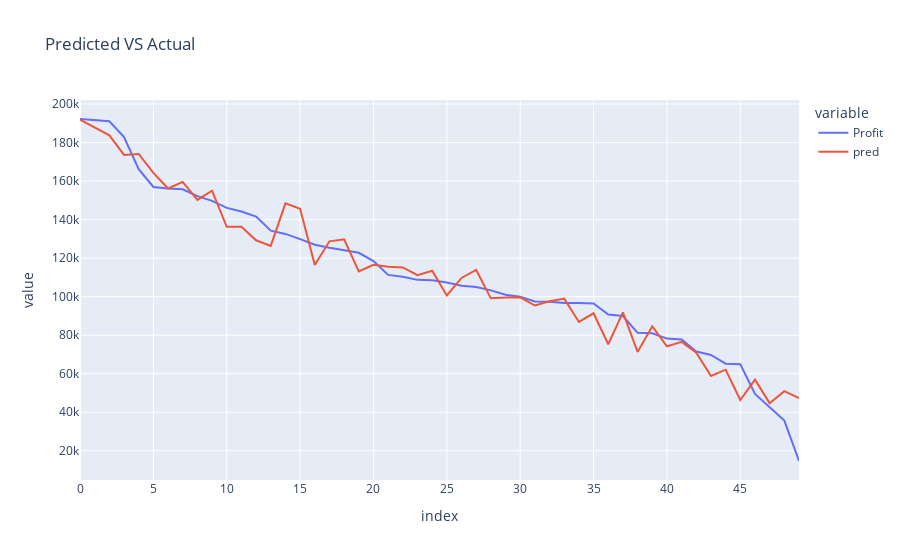

Notebook cell for this chart:
### Code cell
px.line(df,y = ['Profit','pred'],title='Predicted VS Actual')

### Figure 1 — Plotly figure (JSON) as saved in the notebook; plotly's stock layout.template omitted (floating-point values rounded to 4 significant figures)
{"data": [{"hovertemplate": "variable=Profit<br>index=%{x}<br>value=%{y}<extra></extra>", "legendgroup": "Profit", "line": {"color": "#636efa", "dash": "solid"}, "marker": {"symbol": "circle"}, "mode": "lines", "name": "Profit", "orientation": "v", "showlegend": true, "type": "scatter", "x": [0, 1, 2, 3, 4, 5, 6, 7, 8, 9, 10, 11, 12, 13, 14, 15, 16, 17, 18, 19, 20, 21, 22, 23, 24, 25, 26, 27, 28, 29, 30, 31, 32, 33, 34, 35, 36, 37, 38, 39, 40, 41, 42, 43, 44, 45, 46, 47, 48, 49], "xaxis": "x", "y": [192300.0, 191800.0, 191100.0, 182900.0, 166200.0, 157000.0, 156100.0, 155800.0, 152200.0, 149800.0, 146100.0, 144300.0, 141600.0, 134300.0, 132600.0, 129900.0, 127000.0, 125400.0, 124300.0, 122800.0, 118500.0, 111300.0, 110400.0, 108700.0, 108600.0, 107400.0, 105700.0, 105000.0, 103300.0, 101000.0, 99940.0, 97480.0, 97430.0, 96780.0, 96710.0, 96480.0, 90710.0, 89950.0, 81230.0, 81010.0, 78240.0, 77800.0, 71500.0, 69760.0, 65200.0, 64930.0, 49490.0, 42560.0, 35670.0, 14680.0], "yaxis": "y"}, {"hovertemplate": "variable=pred<br>index=%{x}<br>value=%{y}<extra></extra>", "legendgroup": "pred", "line": {"color": "#EF553B", "dash": "solid"}, "marker": {"symbol": "circle"}, "mode": "lines", "name": "pred", "orientation": "v", "showlegend": true, "type": "scatter", "x": [0, 1, 2, 3, 4, 5, 6, 7, 8, 9, 10, 11, 12, 13, 14, 15, 16, 17, 18, 19, 20, 21, 22, 23, 24, 25, 26, 27, 28, 29, 30, 31, 32, 33, 34, 35, 36, 37, 38, 39, 40, 41, 42, 43, 44, 45, 46, 47, 48, 49], "xaxis": "x", "y": [191900.0, 187900.0, 183800.0, 173600.0, 174100.0, 164200.0, 156200.0, 159600.0, 150200.0, 155000.0, 136300.0, 136300.0, 129300.0, 126400.0, 148500.0, 145700.0, 116400.0, 128800.0, 129800.0, 113100.0, 116500.0, 115600.0, 115200.0, 111200.0, 113500.0, 100600.0, 109700.0, 113900.0, 99140.0, 99560.0, 99680.0, 95420.0, 97600.0, 98990.0, 86880.0, 91390.0, 75320.0, 91890.0, 71330.0, 84610.0, 74200.0, 76520.0, 70880.0, 58830.0, 62090.0, 46360.0, 56930.0, 44710.0, 50910.0, 47330.0], "yaxis": "y"}], "layout": {"legend": {"title": {"text": "variable"}, "tracegroupgap": 0}, "title": {"text": "Predicted VS Actual"}, "xaxis": {"anchor": "y", "domain": [0, 1], "title": {"text": "index"}}, "yaxis": {"anchor": "x", "domain": [0, 1], "title": {"text": "value"}}}}
